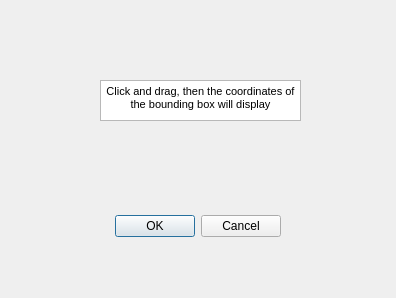
<?xml version="1.0" encoding="UTF-8"?>
<ui version="4.0">
 <class>HelloWorld2DialogBase</class>
 <widget class="QDialog" name="HelloWorld2DialogBase">
  <property name="geometry">
   <rect>
    <x>0</x>
    <y>0</y>
    <width>396</width>
    <height>298</height>
   </rect>
  </property>
  <property name="windowTitle">
   <string>Hello World2</string>
  </property>
  <widget class="QDialogButtonBox" name="button_box">
   <property name="geometry">
    <rect>
     <x>-60</x>
     <y>210</y>
     <width>341</width>
     <height>32</height>
    </rect>
   </property>
   <property name="orientation">
    <enum>Qt::Horizontal</enum>
   </property>
   <property name="standardButtons">
    <set>QDialogButtonBox::Cancel|QDialogButtonBox::Ok</set>
   </property>
  </widget>
  <widget class="QTextBrowser" name="textBrowser">
   <property name="geometry">
    <rect>
     <x>100</x>
     <y>80</y>
     <width>201</width>
     <height>41</height>
    </rect>
   </property>
   <property name="html">
    <string>&lt;!DOCTYPE HTML PUBLIC &quot;-//W3C//DTD HTML 4.0//EN&quot; &quot;http://www.w3.org/TR/REC-html40/strict.dtd&quot;&gt;
&lt;html&gt;&lt;head&gt;&lt;meta name=&quot;qrichtext&quot; content=&quot;1&quot; /&gt;&lt;style type=&quot;text/css&quot;&gt;
p, li { white-space: pre-wrap; }
&lt;/style&gt;&lt;/head&gt;&lt;body style=&quot; font-family:'MS Shell Dlg 2'; font-size:8.25pt; font-weight:400; font-style:normal;&quot;&gt;
&lt;p align=&quot;center&quot; style=&quot; margin-top:0px; margin-bottom:0px; margin-left:0px; margin-right:0px; -qt-block-indent:0; text-indent:0px;&quot;&gt;Click and drag, then the coordinates of the bounding box will display&lt;/p&gt;&lt;/body&gt;&lt;/html&gt;</string>
   </property>
  </widget>
 </widget>
 <resources/>
 <connections>
  <connection>
   <sender>button_box</sender>
   <signal>accepted()</signal>
   <receiver>HelloWorld2DialogBase</receiver>
   <slot>accept()</slot>
   <hints>
    <hint type="sourcelabel">
     <x>20</x>
     <y>20</y>
    </hint>
    <hint type="destinationlabel">
     <x>20</x>
     <y>20</y>
    </hint>
   </hints>
  </connection>
  <connection>
   <sender>button_box</sender>
   <signal>rejected()</signal>
   <receiver>HelloWorld2DialogBase</receiver>
   <slot>reject()</slot>
   <hints>
    <hint type="sourcelabel">
     <x>20</x>
     <y>20</y>
    </hint>
    <hint type="destinationlabel">
     <x>20</x>
     <y>20</y>
    </hint>
   </hints>
  </connection>
 </connections>
</ui>
